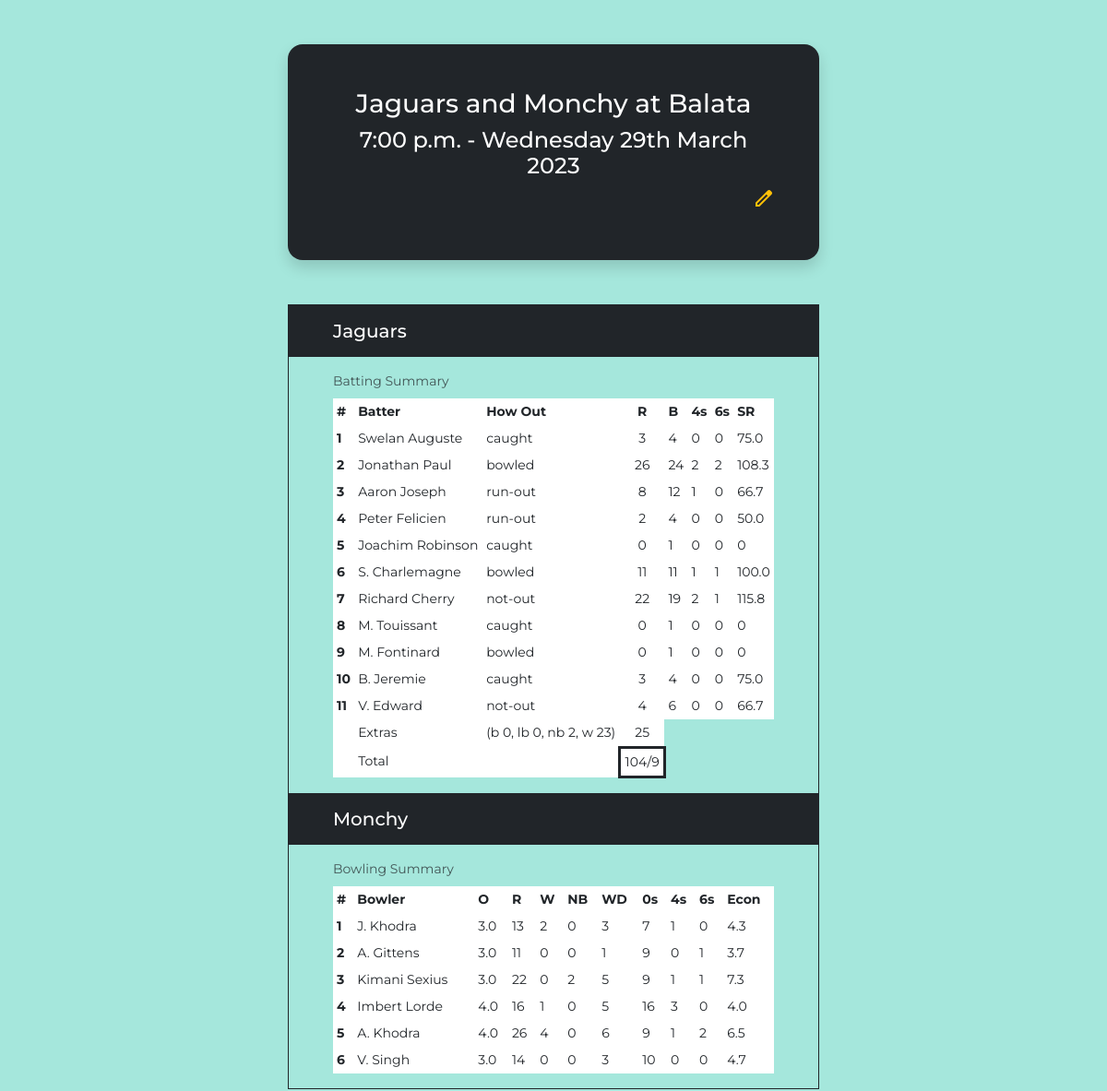
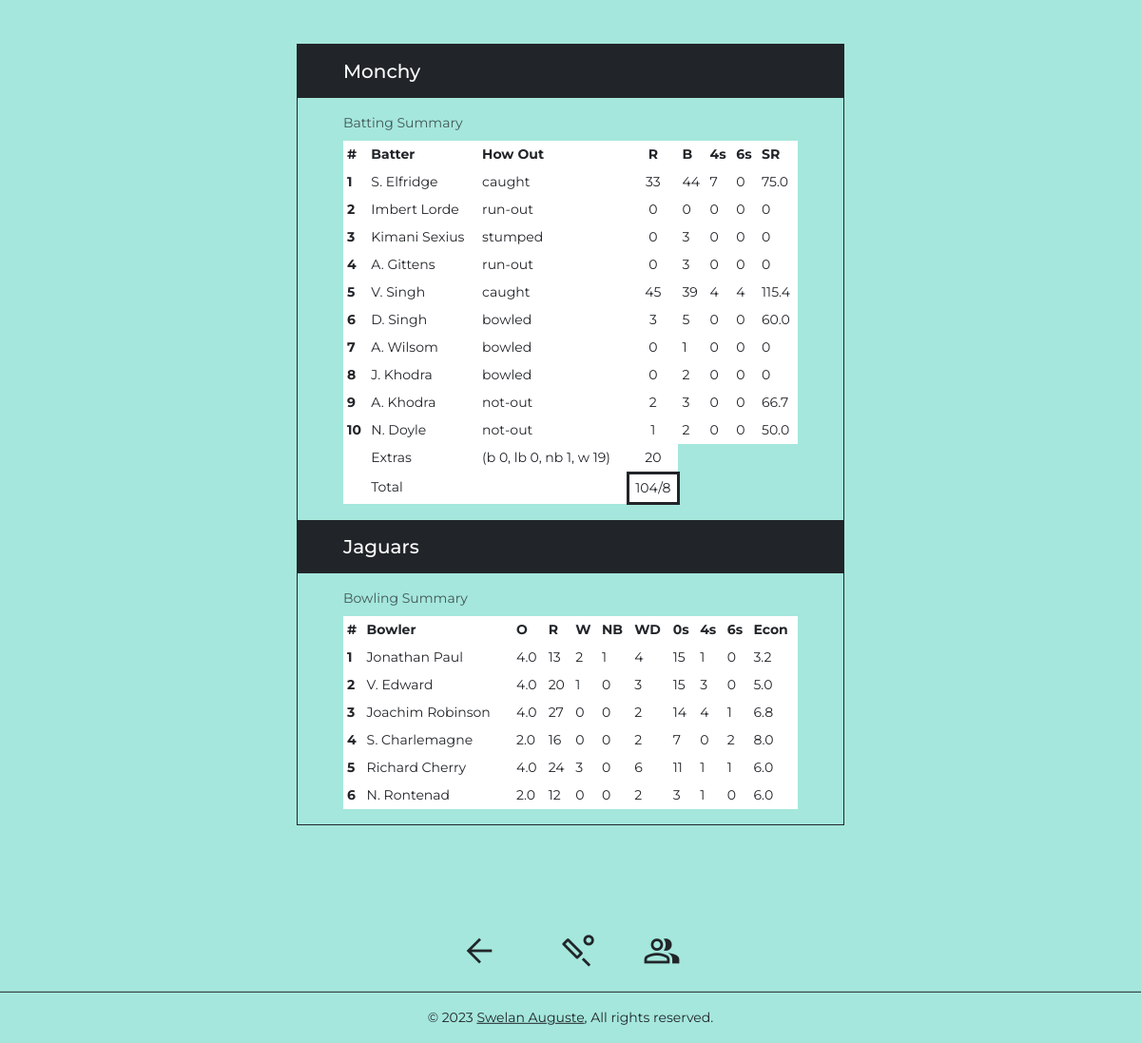
/match/detail/4/, run on the app's committed database (2 pictures, top to bottom).
### games/models.py (models this page shows, shortened)
class TimeStamp(models.Model):
    class Meta:
        abstract = True
    created = models.DateTimeField(auto_now_add=True)
    updated = models.DateTimeField(auto_now=True)

class Match(TimeStamp):
    tournament = models.ForeignKey(
        Tournament, on_delete=models.CASCADE, null=True, blank=True
    )
    match_date = models.DateField()
    match_time = models.ForeignKey(
        MatchTime, on_delete=models.CASCADE, null=True, blank=True
    )
    team1 = models.ForeignKey(
        Team, related_name="team1_matches", on_delete=models.CASCADE
    )
    team2 = models.ForeignKey(
        Team, related_name="team2_matches", on_delete=models.CASCADE
    )
    winner = models.ForeignKey(
        Team,
        related_name="winning_matches",
        null=True,
        blank=True,
        on_delete=models.SET_NULL,
    )
    venue = models.ForeignKey(
        Venue,
        related_name="venues",
        null=True,
        blank=True,
        on_delete=models.SET_NULL,
    )
    class Meta:
        verbose_name_plural = "matches"
        ordering = ("match_date", "match_time")
    def __str__(self):
        return f"{self.team1.name} vs {self.team2.name} - {self.match_date} - {self.match_time} - {self.venue}"

class Team(TimeStamp):
    name = models.CharField(max_length=100)
    class Meta:
        ordering = ("name",)
    def __str__(self):
        return self.name

class Venue(TimeStamp):
    name = models.CharField(max_length=100)
    class Meta:
        ordering = ("name",)
    def __str__(self):
        return self.name

class MatchTime(models.Model):
    time = models.TimeField()
    def __str__(self):
        return f"{self.time}"

class Innings(TimeStamp):
    match = models.ForeignKey(Match, related_name="innings", on_delete=models.CASCADE)
    batting_team = models.ForeignKey(
        Team, related_name="batting_innings", on_delete=models.CASCADE
    )
    bowling_team = models.ForeignKey(
        Team, related_name="bowling_innings", on_delete=models.CASCADE
    )
    byes = models.IntegerField(default=0)
    leg_byes = models.IntegerField(default=0)
    class Meta:
        verbose_name_plural = "innings"
        ordering = ("-created",)
    @property
    def get_wides(self):
        return sum(wide.wides for wide in self.bowling_performances.all())
    @property
    def get_no_balls(self):
        return sum(no_ball.no_balls for no_ball in self.bowling_performances.all())
    @property
    def get_total_extras(self):
        return self.get_no_balls + self.get_wides + self.byes + self.leg_byes
    @property
    def get_batters_total_score(self):
        return sum(runs.runs for runs in self.batting_performances.all())
    @property
    def get_total_score(self):
        return self.get_batters_total_score + self.get_total_extras
    def get_wickets(self):
        count = 0
        for out in self.batting_performances.all():
            if out.out:
                count = count + 1
        return count

class BattingPerformance(TimeStamp):
    innings = models.ForeignKey(
        Innings, related_name="batting_performances", on_delete=models.CASCADE
    )
    batted_at = models.IntegerField(choices=CHOICES, default=1)
    player = models.ForeignKey(
        Player, related_name="batting_performances", on_delete=models.CASCADE
    )
    how_out = models.ForeignKey(
        Dismissal, on_delete=models.CASCADE, null=True, blank=True
    )
    runs = models.IntegerField(default=0)
    balls_faced = models.IntegerField(default=0)
    fours = models.IntegerField(default=0)
    sixes = models.IntegerField(default=0)
    out = models.BooleanField(default=1)
    class Meta:
        ordering = ("batted_at",)
    @property
    def get_strike_rate(self):
        if self.runs >= 1 and self.balls_faced >= 1:
            strike_rate = self.runs / self.balls_faced * 100
            return f"{strike_rate:.1f}"
        return 0

class Player(TimeStamp):
    name = models.CharField(max_length=100)
    teams = models.ManyToManyField(Team, related_name="players")
    class Meta:
        ordering = ("name",)
    def __str__(self):
        return self.name

class Dismissal(TimeStamp):
    name = models.CharField(max_length=100)
    class Meta:
        ordering = ("name",)
    def __str__(self):
        return self.name.lower()

class BowlingPerformance(TimeStamp):
    innings = models.ForeignKey(
        Innings, related_name="bowling_performances", on_delete=models.CASCADE
    )
    bowled_at = models.IntegerField(choices=CHOICES, default=1)
    player = models.ForeignKey(
        Player, related_name="bowling_performances", on_delete=models.CASCADE
    )
    overs = models.DecimalField(max_digits=3, decimal_places=1, default=4)
    runs_conceded = models.IntegerField(default=0)
    wickets = models.IntegerField(default=0)
    no_balls = models.IntegerField(default=0)
    wides = models.IntegerField(default=0)
    dots = models.IntegerField(default=0)
    fours = models.IntegerField(default=0)
    sixes = models.IntegerField(default=0)
    class Meta:
        ordering = ("bowled_at",)
    @property
    def get_bowling_econ(self):
        if self.runs_conceded >= 1 and self.overs >= 1:
            econ = self.runs_conceded / self.overs
            return f"{econ:.1f}"
        return 0

### games/views.py (the view)
class MatchDetailView(DetailView):
    model = Match

### templates/games/match_detail.html (shortened to what this page needs)
{% extends 'base.html' %}
{% block content %}
<div class="col-lg-6 mx-auto py-5 container">
    <div
        class="mb-5 col mx-auto text-center shadow bg-dark text-white rounded-4 p-5">
        <h3> {{object.team1}} and {{object.team2}} at {{object.venue}}</h3>
        <h4>{{object.match_time.time|time:"g:s a"}} -
            {{object.match_date|date:'l dS F Y'}}
        </h4>
        <div class="text-end">
            <a href="{% url 'match-update' object.pk %}">
                <span class="material-symbols-outlined text-warning">
                </span>
            </a>
        </div>
    </div>
    {% for inning in object.innings.all %}
    <div class="border border-dark rounded-0 mb-5">
        <div class="bg-dark rounded-0">
            <h5 class="text-white px-5 py-3">{{inning.batting_team}}</h5>
        </div>
        <div class="px-lg-5 px-3 table-responsive-lg text-nowrap">
            <table
                class="table table-hover table-sm table-hover table-borderless caption-top small">
                <caption>Batting Summary</caption>
                <thead>
                    <tr>
                        <th scope="col">#</th>
                        <th scope="col">Batter</th>
                        <th scope="col">How Out</th>
                        <th class="text-center"
                            scope="col">R</th>
                        <th scope="col">B</th>
                        <th scope="col">4s</th>
                        <th scope="col">6s</th>
                        <th scope="col">SR</th>
                    </tr>
                </thead>
                <tbody>
                    {% for batting in inning.batting_performances.all %}
                    <tr>
                        <th scope="row">{{forloop.counter}}</th>
                        <td>{{batting.player}}</td>
                        <td>{{batting.how_out}}</td>
                        <td class="text-center">{{batting.runs}}</td>
                        <td>{{batting.balls_faced}}</td>
                        <td>{{batting.fours}}</td>
                        <td>{{batting.sixes}}</td>
                        <td>{{batting.get_strike_rate}}</td>
                    </tr>
                    {% endfor %}
                    <tr>
                        <td></td>
                        <td>Extras</td>
                        <td>(b {{inning.byes}}, lb {{inning.leg_byes}}, nb
                            {{inning.get_no_balls|default:"0"}}, w
                            {{inning.get_wides}})</td>
                        <td class="text-center">{{inning.get_total_extras}}
                        </td>
                    </tr>
                    <tr>
                        <td></td>
                        <td>Total</td>
                        <td></td>
                        <td
                            class="text-center border-3 border-dark border-top">
                            {{inning.get_total_score}}/{{inning.get_wickets}}
                        </td>
                    </tr>
                </tbody>
            </table>
        </div>
        <div class="bg-dark rounded-0">
            <h5 class="text-white px-5 py-3">{{inning.bowling_team}}</h5>
        </div>
        <div class="px-lg-5 px-3 table-responsive text-nowrap">
            <table
                class="table table-hover table-sm table-hover table-borderless caption-top small">
                <caption>Bowling Summary</caption>
                <thead>
                    <tr>
                        <th scope="col">#</th>
                        <th class="text-start"
                            scope="col">Bowler</th>
                        <th scope="col">O</th>
                        <th scope="col">R</th>
                        <th scope="col">W</th>
                        <th scope="col">NB</th>
                        <th scope="col">WD</th>
                        <th scope="col">0s</th>
                        <th scope="col">4s</th>
                        <th scope="col">6s</th>
                        <th scope="col">Econ</th>
                    </tr>
                </thead>
                <tbody>
                    {% for bowling in inning.bowling_performances.all %}
                    <tr>
                        <th scope="row">{{forloop.counter}}</th>
                        <td class="text-start">{{bowling.player}}</td>
                        <td>{{bowling.overs}}</td>
                        <td>{{bowling.runs_conceded}}</td>
                        <td>{{bowling.wickets}}</td>
                        <td>{{bowling.no_balls}}</td>
                        <td>{{bowling.wides}}</td>
                        <td>{{bowling.dots}}</td>
                        <td>{{bowling.fours}}</td>
                        <td>{{bowling.sixes}}</td>
                        <td>{{bowling.get_bowling_econ}}</td>
                    </tr>
                    {% endfor %}
                </tbody>
            </table>
        </div>
    </div>
    {% empty %}
    <p class="text-center">No Details</p>
    {% endfor %}
    {% endblock content %}

### static/css/main.css (style rules this page uses)
html, body { font-family: 'Montserrat', sans-serif; background-color: #A5E7DC; }

### data on the page
Match: team1 "Jaguars", team2 "Monchy", venue "Balata", match_time.time "7:00 p.m.", match_date "Wednesday 29th March 2023"
Innings: batting_team "Jaguars", byes "0", leg_byes "0", get_no_balls "2", get_wides "23", get_total_extras "25", get_total_score "104", get_wickets "9", bowling_team "Monchy"
BattingPerformance: player "Swelan Auguste", how_out "caught", runs "3", balls_faced "4", fours "0", sixes "0", get_strike_rate "75.0"
BattingPerformance: player "Jonathan Paul", how_out "bowled", runs "26", balls_faced "24", fours "2", sixes "2", get_strike_rate "108.3"
BattingPerformance: player "Aaron Joseph", how_out "run-out", runs "8", balls_faced "12", fours "1", sixes "0", get_strike_rate "66.7"
BattingPerformance: player "Peter Felicien", how_out "run-out", runs "2", balls_faced "4", fours "0", sixes "0", get_strike_rate "50.0"
BattingPerformance: player "Joachim Robinson", how_out "caught", runs "0", balls_faced "1", fours "0", sixes "0", get_strike_rate "0"
BattingPerformance: player "S. Charlemagne", how_out "bowled", runs "11", balls_faced "11", fours "1", sixes "1", get_strike_rate "100.0"
BattingPerformance: player "Richard Cherry", how_out "not-out", runs "22", balls_faced "19", fours "2", sixes "1", get_strike_rate "115.8"
BattingPerformance: player "M. Touissant", how_out "caught", runs "0", balls_faced "1", fours "0", sixes "0", get_strike_rate "0"
BattingPerformance: player "M. Fontinard", how_out "bowled", runs "0", balls_faced "1", fours "0", sixes "0", get_strike_rate "0"
BattingPerformance: player "B. Jeremie", how_out "caught", runs "3", balls_faced "4", fours "0", sixes "0", get_strike_rate "75.0"
BattingPerformance: player "V. Edward", how_out "not-out", runs "4", balls_faced "6", fours "0", sixes "0", get_strike_rate "66.7"
BowlingPerformance: player "J. Khodra", overs "3.0", runs_conceded "13", wickets "2", no_balls "0", wides "3", dots "7", fours "1", sixes "0", get_bowling_econ "4.3"
BowlingPerformance: player "A. Gittens", overs "3.0", runs_conceded "11", wickets "0", no_balls "0", wides "1", dots "9", fours "0", sixes "1", get_bowling_econ "3.7"
BowlingPerformance: player "Kimani Sexius", overs "3.0", runs_conceded "22", wickets "0", no_balls "2", wides "5", dots "9", fours "1", sixes "1", get_bowling_econ "7.3"
BowlingPerformance: player "Imbert Lorde", overs "4.0", runs_conceded "16", wickets "1", no_balls "0", wides "5", dots "16", fours "3", sixes "0", get_bowling_econ "4.0"
BowlingPerformance: player "A. Khodra", overs "4.0", runs_conceded "26", wickets "4", no_balls "0", wides "6", dots "9", fours "1", sixes "2", get_bowling_econ "6.5"
BowlingPerformance: player "V. Singh", overs "3.0", runs_conceded "14", wickets "0", no_balls "0", wides "3", dots "10", fours "0", sixes "0", get_bowling_econ "4.7"
Innings: batting_team "Monchy", byes "0", leg_byes "0", get_no_balls "1", get_wides "19", get_total_extras "20", get_total_score "104", get_wickets "8", bowling_team "Jaguars"
BattingPerformance: player "S. Elfridge", how_out "caught", runs "33", balls_faced "44", fours "7", sixes "0", get_strike_rate "75.0"
BattingPerformance: player "Imbert Lorde", how_out "run-out", runs "0", balls_faced "0", fours "0", sixes "0", get_strike_rate "0"
BattingPerformance: player "Kimani Sexius", how_out "stumped", runs "0", balls_faced "3", fours "0", sixes "0", get_strike_rate "0"
BattingPerformance: player "A. Gittens", how_out "run-out", runs "0", balls_faced "3", fours "0", sixes "0", get_strike_rate "0"
BattingPerformance: player "V. Singh", how_out "caught", runs "45", balls_faced "39", fours "4", sixes "4", get_strike_rate "115.4"
BattingPerformance: player "D. Singh", how_out "bowled", runs "3", balls_faced "5", fours "0", sixes "0", get_strike_rate "60.0"
BattingPerformance: player "A. Wilsom", how_out "bowled", runs "0", balls_faced "1", fours "0", sixes "0", get_strike_rate "0"
BattingPerformance: player "J. Khodra", how_out "bowled", runs "0", balls_faced "2", fours "0", sixes "0", get_strike_rate "0"
BattingPerformance: player "A. Khodra", how_out "not-out", runs "2", balls_faced "3", fours "0", sixes "0", get_strike_rate "66.7"
BattingPerformance: player "N. Doyle", how_out "not-out", runs "1", balls_faced "2", fours "0", sixes "0", get_strike_rate "50.0"
BowlingPerformance: player "Jonathan Paul", overs "4.0", runs_conceded "13", wickets "2", no_balls "1", wides "4", dots "15", fours "1", sixes "0", get_bowling_econ "3.2"
BowlingPerformance: player "V. Edward", overs "4.0", runs_conceded "20", wickets "1", no_balls "0", wides "3", dots "15", fours "3", sixes "0", get_bowling_econ "5.0"
BowlingPerformance: player "Joachim Robinson", overs "4.0", runs_conceded "27", wickets "0", no_balls "0", wides "2", dots "14", fours "4", sixes "1", get_bowling_econ "6.8"
BowlingPerformance: player "S. Charlemagne", overs "2.0", runs_conceded "16", wickets "0", no_balls "0", wides "2", dots "7", fours "0", sixes "2", get_bowling_econ "8.0"
BowlingPerformance: player "Richard Cherry", overs "4.0", runs_conceded "24", wickets "3", no_balls "0", wides "6", dots "11", fours "1", sixes "1", get_bowling_econ "6.0"
BowlingPerformance: player "N. Rontenad", overs "2.0", runs_conceded "12", wickets "0", no_balls "0", wides "2", dots "3", fours "1", sixes "0", get_bowling_econ "6.0"
